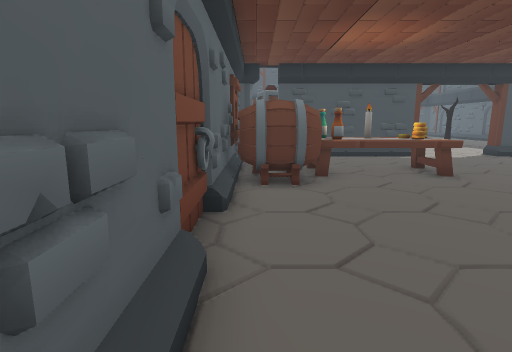
view 1 (above)

16 first-person views from a walk through a scene from a Unity 3-D project. The camera is 1.5 m above the floor, tilts 10° down and sees 80° across. Doors are open. The floor is counted in squares, 1 m on a side. Each view is taken from the middle of a square. On the plan, view 1 faces up. The plan holds only what a view shows up to about 15 squares ahead; the rest is blank. The place goes on beyond the plan. The player character is not drawn.

view 2
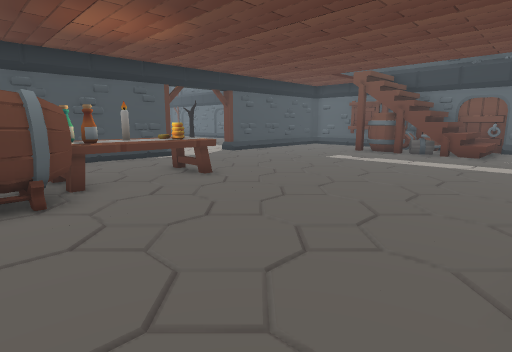

view 3
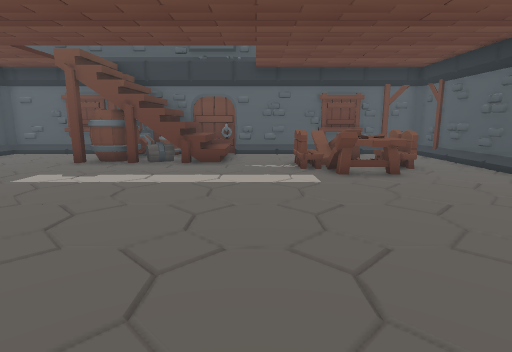

view 4
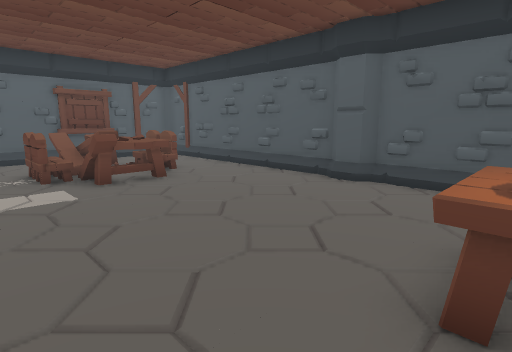

view 5
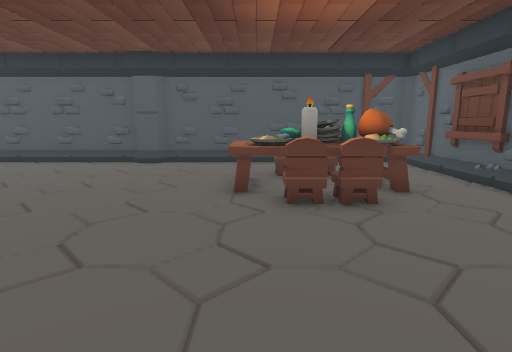

view 6
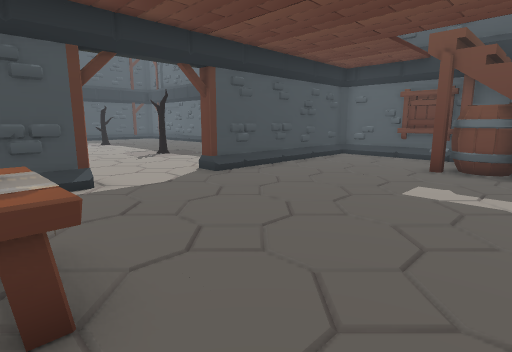

view 7
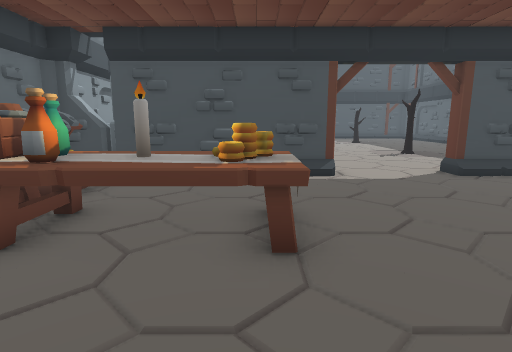

view 8
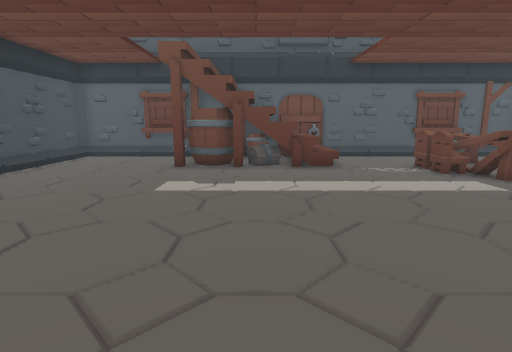

view 9
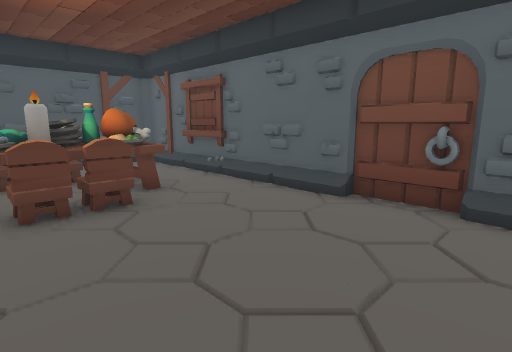

view 10
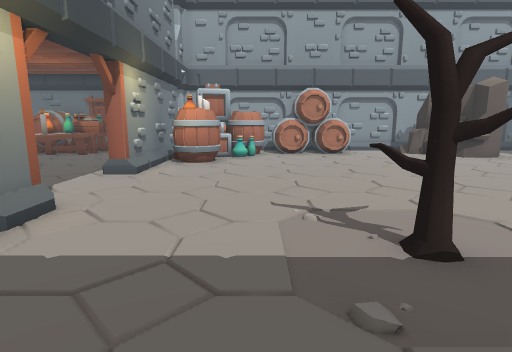

view 11
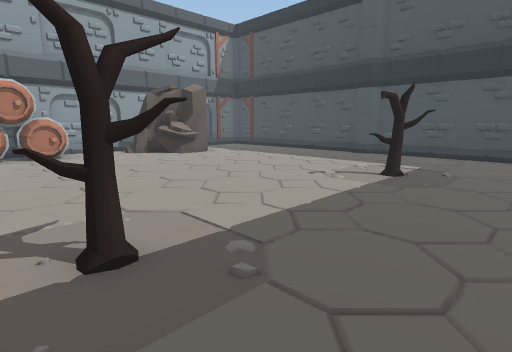

view 12
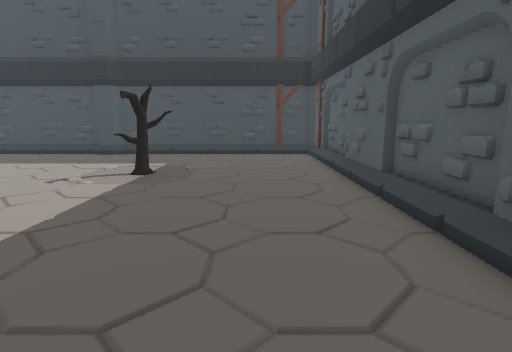

view 13
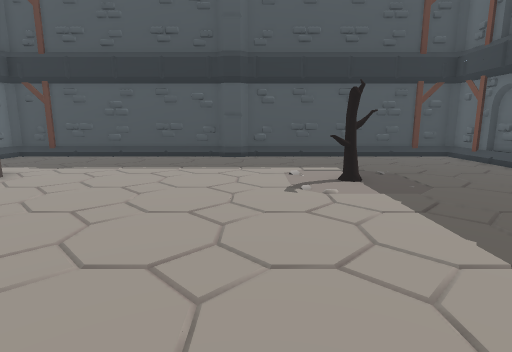

view 14
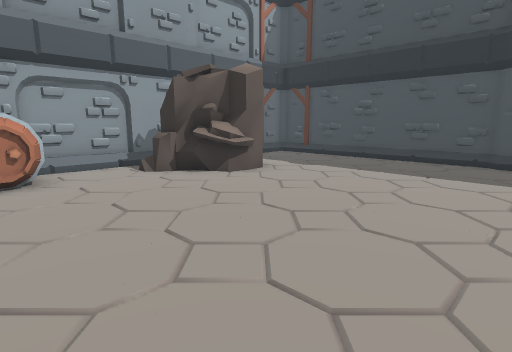

view 15
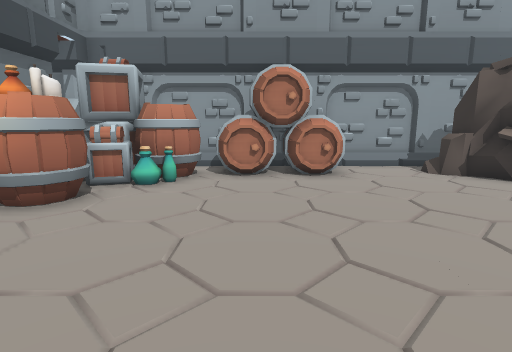

view 16
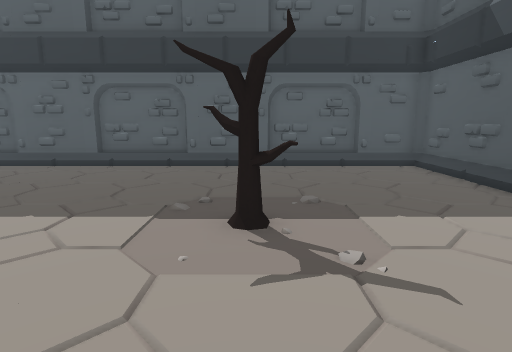

### Floor plan
Ten units are one square. View 1 is at (0, 0); x grows to the right and y downward. Boxes are objects, and circles mark ways between rooms. Rooms are numbered by the first view taken in them; rooms with no view inside come last. Other rooms are left out.
<svg viewBox="-15 -343 210 406">
<path fill="none" stroke="#000" d="M185 -54 185 -81M-10 -50 -5 -47M190 -29 190 -36M67 -139 65 -134M73 -145 73 -137 10 -137M-5 9 -5 30M185 -89 185 -110M-7 -90 -7 55M188 -96 188 -135 185 -137 108 -137 108 -145M185 31 185 10M7 -137 -5 -137M-7 -131 -7 -115M-6 58 83 58 86 55 93 55 96 58 185 58 188 55 188 -93M65 55 79 55M-7 -239 -7 -206M-7 -253 -7 -243M188 -241 188 -254M188 -228 188 -238M188 -255 188 -285M107 -142 117 -142M-9 -256 -9 -225 -6 -223M-7 -269 -7 -255M190 -224 190 -255M188 -195 188 -225M188 -288 188 -298M190 -285 190 -315M-9 -192 -9 -179M147 -142 185 -142M188 -181 188 -194M188 -303 188 -314M188 -168 188 -178M15 -142 72 -142M188 -315 188 -335 185 -338 97 -338 94 -335 87 -335 84 -338 -5 -338 -7 -335 -7 -328M190 -164 190 -195M188 -144 188 -165M185 -235 185 -244M185 -218 185 -234M145 -145 154 -145"/>
<rect x="-5" y="-105" width="30" height="40" fill="#bbb"><title>barrel</title></rect>
<rect x="-5" y="-125" width="20" height="20" fill="#bbb"><title>other object</title></rect>
<rect x="15" y="-5" width="40" height="30" fill="#bbb"><title>other object</title></rect>
<rect x="15" y="-95" width="10" height="10" fill="#bbb"><title>other object</title></rect>
<rect x="15" y="-105" width="10" height="10" fill="#bbb"><title>other object</title></rect>
<rect x="25" y="25" width="10" height="10" fill="#bbb"><title>chair</title></rect>
<rect x="25" y="-5" width="10" height="10" fill="#bbb"><title>chair</title></rect>
<rect x="25" y="-85" width="30" height="10" fill="#bbb"><title>other object</title></rect>
<rect x="25" y="-95" width="10" height="10" fill="#bbb"><title>other object</title></rect>
<rect x="25" y="-105" width="20" height="10" fill="#bbb"><title>other object</title></rect>
<rect x="35" y="25" width="10" height="10" fill="#bbb"><title>chair</title></rect>
<rect x="35" y="5" width="10" height="10" fill="#bbb"><title>other object</title></rect>
<rect x="35" y="-5" width="10" height="10" fill="#bbb"><title>chair</title></rect>
<rect x="35" y="-105" width="20" height="20" fill="#bbb"><title>other object</title></rect>
<rect x="125" y="-5" width="50" height="30" fill="#bbb"><title>other object</title></rect>
<rect x="135" y="25" width="10" height="10" fill="#bbb"><title>chair</title></rect>
<rect x="135" y="-5" width="10" height="10" fill="#bbb"><title>chair</title></rect>
<rect x="145" y="25" width="10" height="10" fill="#bbb"><title>chair</title></rect>
<rect x="145" y="-5" width="10" height="10" fill="#bbb"><title>chair</title></rect>
<rect x="145" y="-65" width="10" height="20" fill="#bbb"><title>other object</title></rect>
<rect x="-5" y="-185" width="40" height="40" fill="#bbb"><title>other object</title></rect>
<rect x="-5" y="-195" width="20" height="10" fill="#bbb"><title>barrel</title></rect>
<rect x="-5" y="-215" width="20" height="20" fill="#bbb"><title>barrel</title></rect>
<rect x="-5" y="-225" width="20" height="20" fill="#bbb"><title>barrel</title></rect>
<rect x="5" y="-295" width="30" height="40" fill="#bbb"><title>other object</title></rect>
<rect x="35" y="-175" width="20" height="30" fill="#bbb"><title>barrel</title></rect>
<rect x="115" y="-205" width="10" height="10" fill="#bbb"><title>tree</title></rect>
<rect x="125" y="-285" width="10" height="10" fill="#bbb"><title>tree</title></rect>
<circle cx="115" cy="-145" r="3" fill="#2a7"/>
<circle cx="65" cy="-145" r="3" fill="#2a7"/>
<circle cx="90" cy="-150" r="3" fill="#2a7"/>
<text x="90" y="-40">1</text>
<text x="90" y="-240">2</text>
</svg>
Room 1 opens to room 2.

Where each view was taken, in squares from view 1:
view 1: 0 up, 0 right, facing up
view 2: 1 up, 0 right, facing up-right
view 3: 2 up, 4 right, facing right
view 4: 2 up, 5 right, facing down-right
view 5: 6 up, 5 right, facing down
view 6: 6 up, 5 right, facing up-right
view 7: 5 up, 5 right, facing up
view 8: 6 up, 5 right, facing right
view 9: 6 up, 5 right, facing down-left
view 10: 18 up, 16 right, facing left
view 11: 19 up, 16 right, facing up-left
view 12: 19 up, 16 right, facing up
view 13: 20 up, 10 right, facing up
view 14: 21 up, 10 right, facing up-left
view 15: 20 up, 10 right, facing left
view 16: 20 up, 8 right, facing right
